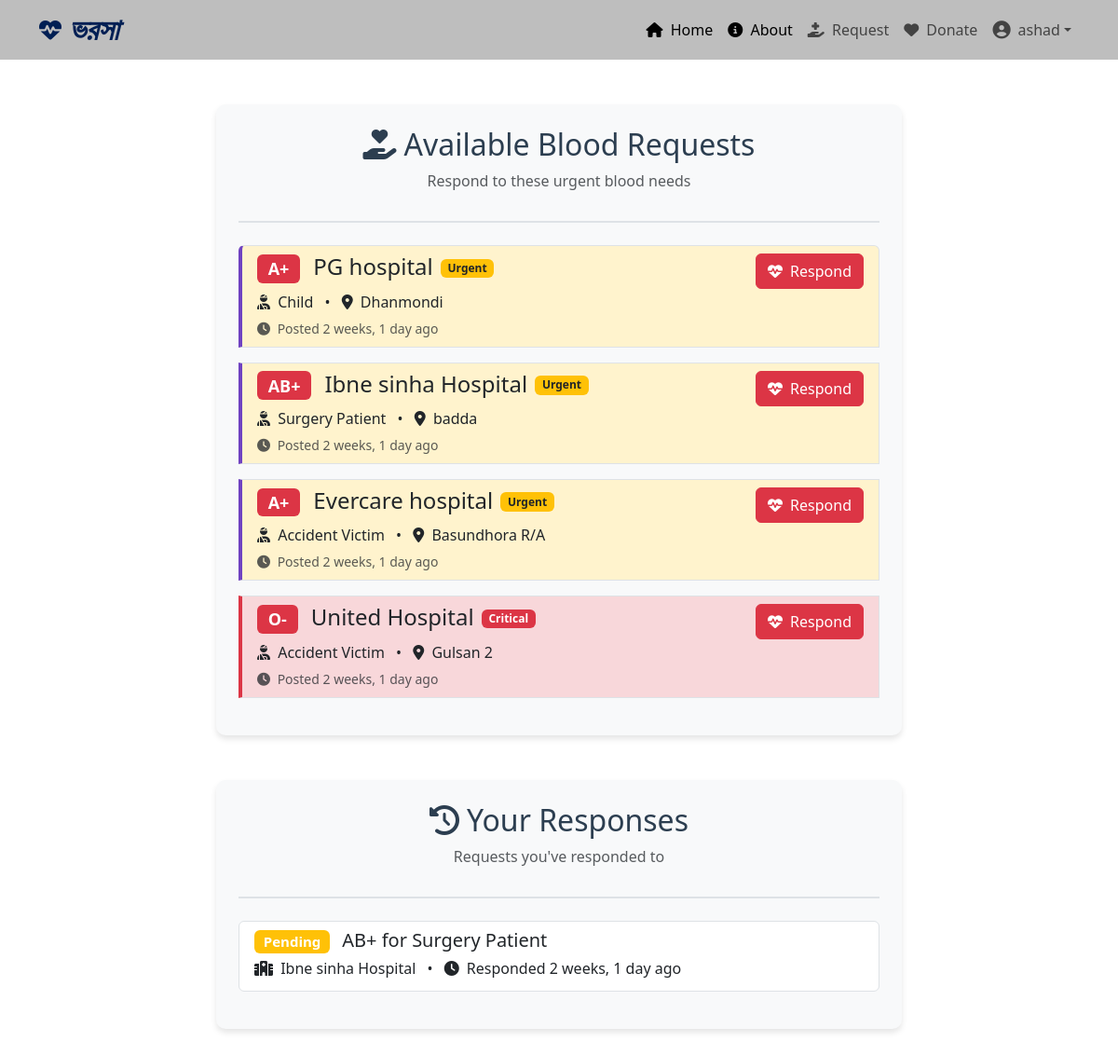
/responses/ (signed in), run on the app's committed database.
### blood/models.py (models this page shows, shortened)
class DonationRequest(models.Model):
    BLOOD_GROUPS = [
        ('A+', 'A+'),
        ('A-', 'A-'),
        ('B+', 'B+'),
        ('B-', 'B-'),
        ('AB+', 'AB+'),
        ('AB-', 'AB-'),
        ('O+', 'O+'),
        ('O-', 'O-'),
    ]
    PATIENT_TYPES = [
        ('Child', 'Child'),
        ('Adult', 'Adult'),
        ('Elderly', 'Elderly'),
        ('Pregnant Woman', 'Pregnant Woman'),
        ('Accident Victim', 'Accident Victim'),
        ('Surgery Patient', 'Surgery Patient'),
    ]
    URGENCY_LEVELS = [
        ('Normal', 'Normal'),
        ('Urgent', 'Urgent'),
        ('Critical', 'Critical'),
    ]
    requester = models.ForeignKey(User, on_delete=models.CASCADE)
    blood_group = models.CharField(max_length=3, choices=BLOOD_GROUPS)
    patient_type = models.CharField(max_length=20, choices=PATIENT_TYPES)
    hospital_name = models.CharField(max_length=100)
    hospital_address = models.TextField()
    contact_number = models.CharField(max_length=15)
    additional_notes = models.TextField(blank=True, null=True)
    urgency = models.CharField(max_length=10, choices=URGENCY_LEVELS, default='Normal')
    created_at = models.DateTimeField(auto_now_add=True)
    is_fulfilled = models.BooleanField(default=False)

class DonationResponse(models.Model):
    request = models.ForeignKey(DonationRequest, on_delete=models.CASCADE)
    donor = models.ForeignKey(User, on_delete=models.CASCADE)
    response_date = models.DateTimeField(auto_now_add=True)
    message = models.TextField(blank=True, null=True)
    is_available = models.BooleanField(default=True)

### blood/views.py (the view)
# urls.py: path('responses/', views.donor_responses, name='donor_responses'),
@login_required
def donor_responses(request):
    active_requests = DonationRequest.objects.filter(
        is_fulfilled=False
    ).exclude(
        requester=request.user
    ).order_by('-urgency', '-created_at')
    your_responses = DonationResponse.objects.filter(
        donor=request.user
    ).order_by('-response_date')
    return render(request, 'donor_responses.html', {
        'active_requests': active_requests,
        'your_responses': your_responses
    })

### blood/templates/donor_responses.html (shortened to what this page needs)
{% extends 'base.html' %}
{% load static %}
{% block content %}
<div class="container py-5">
    <div class="row">
        <div class="col-lg-8 mx-auto">
            <div class="request-container p-4 mb-5">
                <div class="request-header mb-4">
                    <h2 class="text-center"><i class="fas fa-hand-holding-heart me-2"></i>Available Blood Requests</h2>
                    <p class="text-muted text-center">Respond to these urgent blood needs</p>
                </div>
                {% if active_requests %}
                <div class="list-group">
                    {% for req in active_requests %}
                    <div class="list-group-item request-card mb-3 urgency-{{req.urgency|lower}} blood-{{req.blood_group|slice:':1'}}">
                        <div class="d-flex justify-content-between align-items-start">
                            <div>
                                <div class="d-flex align-items-center mb-2">
                                    <h4 class="mb-0 me-2">
                                        <span class="badge bg-danger me-2">{{ req.get_blood_group_display }}</span>
                                        {{ req.hospital_name }}
                                    </h4>
                                    <span class="badge badge-{{req.urgency|lower}}">
                                        {{ req.get_urgency_display }}
                                    </span>
                                </div>
                                <p class="mb-1">
                                    <i class="fas fa-user-injured me-1"></i> {{ req.get_patient_type_display }}
                                    <span class="mx-2">•</span>
                                    <i class="fas fa-map-marker-alt me-1"></i> {{ req.hospital_address }}
                                </p>
                                <small class="text-muted">
                                    <i class="fas fa-clock me-1"></i> Posted {{ req.created_at|timesince }} ago
                                </small>
                            </div>
                            <button class="btn btn-danger response-btn" data-bs-toggle="modal" data-bs-target="#responseModal{{req.id}}">
                                <i class="fas fa-heartbeat me-1"></i> Respond
                            </button>
                        </div>
                    </div>
                    {% endfor %}
                </div>
                {% else %}
                <div class="alert alert-info">
                    <i class="fas fa-info-circle me-2"></i> There are currently no active blood requests. Please check back later.
                </div>
                {% endif %}
            </div>
            <div class="request-container p-4">
                <div class="request-header mb-4">
                    <h2 class="text-center"><i class="fas fa-history me-2"></i>Your Responses</h2>
                    <p class="text-muted text-center">Requests you've responded to</p>
                </div>
                {% if your_responses %}
                <div class="list-group">
                    {% for response in your_responses %}
                    <div class="list-group-item mb-3">
                        <div class="d-flex justify-content-between align-items-start">
                            <div>
                                <h5 class="mb-1">
                                    <span class="badge bg-{% if response.request.is_fulfilled %}success{% else %}warning{% endif %} me-2">
                                        {% if response.request.is_fulfilled %}Fulfilled{% else %}Pending{% endif %}
                                    </span>
                                    {{ response.request.get_blood_group_display }} for {{ response.request.get_patient_type_display }}
                                </h5>
                                <p class="mb-1">
                                    <i class="fas fa-hospital me-1"></i> {{ response.request.hospital_name }}
                                    <span class="mx-2">•</span>
                                    <i class="fas fa-clock me-1"></i> Responded {{ response.response_date|timesince }} ago
                                </p>
                            </div>
                            <span class="badge bg-{{response.request.urgency|lower}}">
                            </span>
                        </div>
                    </div>
                    {% endfor %}
                </div>
                {% else %}
                <div class="alert alert-info">
                    <i class="fas fa-info-circle me-2"></i> You haven't responded to any requests yet.
                </div>
                {% endif %}
            </div>
        </div>
    </div>
</div>
{% endblock %}

### blood/templates/navbar.html (shortened to what this page needs)
{% load static %}
<nav class="navbar d-flex navbar-expand-lg" style="background-color:rgba(93, 93, 93, 0.4); color: black;">
    <div class="container">
        <a style="font-family: 'Pacifico', cursive; font-size: 2rem; font-weight: bold; font-style: italic; display: flex; align-items: center; color: #001f54; text-decoration: none;"
            href="#">
            <i class="fas fa-heartbeat me-2" style="color: #001f54; font-size: 1.5rem;"></i>
            <span>ভরসা</span>
        </a>
        <div class="collapse navbar-collapse" id="navbarSupportedContent">
            <ul class="navbar-nav ms-auto mb-2 mb-lg-0">
                <li class="nav-item"><a class="nav-link active" aria-current="page" href="{% url 'home' %}"><i
                            class="fas fa-home me-1"></i> Home</a></li>
                <li class="nav-item"><a class="nav-link active" aria-current="page" href="{% url 'about' %}"><i
                            class="fas fa-info-circle me-1"></i> About</a></li>
                <li class="nav-item"><a class="nav-link" href="{% url 'create_request' %}"><i
                            class="fas fa-hand-holding-medical me-1"></i> Request</a></li>
                <li class="nav-item">
                    <a class="nav-link" href="{% url 'donor_responses' %}">
                        <i class="fas fa-heart me-1"></i> Donate
                    </a>
                </li>
                {% if user.is_authenticated %}
                <li class="nav-item dropdown">
                    <a class="nav-link dropdown-toggle d-flex align-items-center" href="#" id="userDropdown"
                        role="button" data-bs-toggle="dropdown" aria-expanded="false">
                        {% if user.profile.image %}
                        <img src="{{ user.profile.image.url }}" class="rounded-circle me-2" width="30" height="30"
                            alt="Profile">
                        {% else %}
                        <i class="fas fa-user-circle me-2" style="font-size: 1.2rem;"></i>
                        {% endif %}
                        <span>{{ user.username }}</span>
                    </a>
                </li>
                {% else %}
                <li class="nav-item"><a class="nav-link active" aria-current="page" href="{% url 'login' %}"><i
                            class="fas fa-sign-in-alt me-1"></i> Login</a></li>
                {% endif %}
            </ul>
        </div>
    </div>
</nav>
<link href="https://cdnjs.cloudflare.com/ajax/libs/font-awesome/6.4.0/css/all.min.css" rel="stylesheet">

### blood/templates/donor_responses.html (style rules this page uses)
.request-container { background-color: #f8f9fa; border-radius: 10px; box-shadow: 0 4px 6px rgba(0, 0, 0, 0.1); margin-bottom: 2rem; }
.request-header { color: #2c3e50; border-bottom: 2px solid #dee2e6; padding-bottom: 15px; }
.response-btn { transition: all 0.3s; }
.request-card { transition: all 0.2s; border-left: 4px solid; }
.blood-A { border-left-color: #6f42c1; }
.blood-O { border-left-color: #dc3545; }
.urgency-urgent { background-color: #fff3cd; }
.urgency-critical { background-color: #f8d7da; }
.badge-urgent { background-color: #ffc107; color: #212529; }
.badge-critical { background-color: #dc3545; color: white; }

### data on the page
DonationRequest: blood_group "A+", hospital_name "PG hospital", urgency "Urgent", patient_type "Child", hospital_address "Dhanmondi", created_at "2 weeks, 1 day"
DonationRequest: blood_group "AB+", hospital_name "Ibne sinha Hospital", urgency "Urgent", patient_type "Surgery Patient", hospital_address "badda", created_at "2 weeks, 1 day"
DonationRequest: blood_group "A+", hospital_name "Evercare hospital", urgency "Urgent", patient_type "Accident Victim", hospital_address "Basundhora R/A", created_at "2 weeks, 1 day"
DonationRequest: blood_group "O-", hospital_name "United Hospital", urgency "Critical", patient_type "Accident Victim", hospital_address "Gulsan 2", created_at "2 weeks, 1 day"
DonationResponse: shows "Pending", request.blood_group "AB+", request.patient_type "Surgery Patient", request.hospital_name "Ibne sinha Hospital", response_date "2 weeks, 1 day"

### other printed values
{{ user.username }} "ashad"
